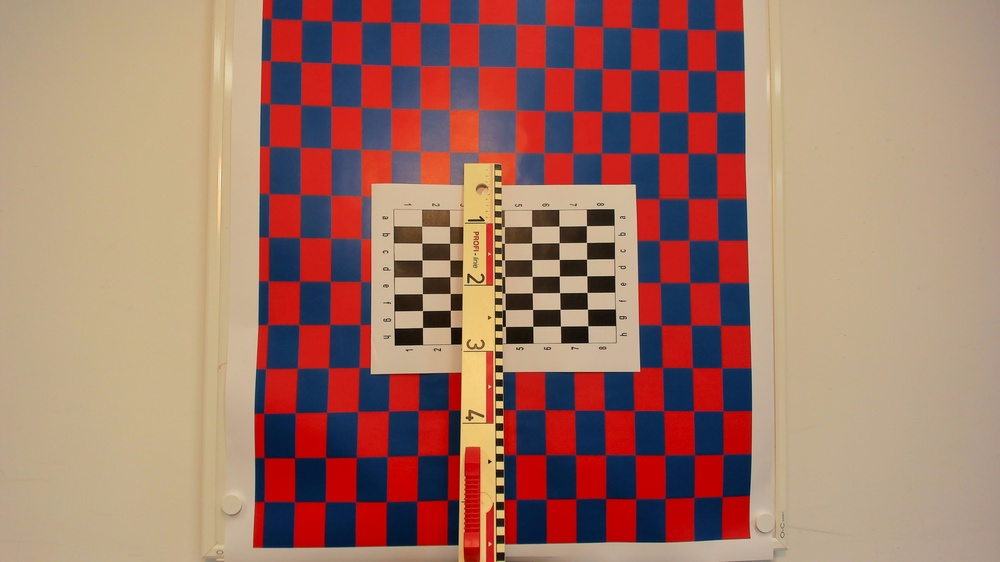
#> input picture data/cam_params_big_brett/front_original.jpg, 1000 x 562 px, shrunk from 3840 x 2160 before the run
$ python mask_background.py ../data/cam_params_big_brett ../data/cam_params_big_brett out
#> lines starting #> are read from the running program, lines starting #| are printed output that depends on the picture; after the words box and inside, x2 and y2 are one past the last pixel; in counts of white or black regions, pixels touching at a corner belong together
import os
import argparse
import numpy as np
from PIL import Image


def process_folders(image_dir, mask_dir, output_dir):
#> called with image_dir = '../data/cam_params_big_brett', mask_dir = '../data/cam_params_big_brett', output_dir = 'out'
    os.makedirs(output_dir, exist_ok=True)

    mask_map = {}
    for m in os.listdir(mask_dir):
        name, ext = os.path.splitext(m)
        if ext.lower() in (".png", ".jpg", ".jpeg"):
            mask_map[name] = m
#> pass 2 of the loop in process_folders, `for m in os.listdir(mask_dir):`:

    for img_filename in os.listdir(image_dir):
        base, img_ext = os.path.splitext(img_filename)
        if img_ext.lower() not in (".png", ".jpg", ".jpeg"):

            continue

        if base not in mask_map:
            print(f"Keine Maske gefunden für Bild: {img_filename}")
            continue

        image_path = os.path.join(image_dir, img_filename)
        mask_path = os.path.join(mask_dir, mask_map[base])

        img = Image.open(image_path).convert("RGB")
#> img is the input picture: PIL image 1000x562 RGB; mean R, G, B 162.4, 119, 104.9
        mask = Image.open(mask_path).convert("L")
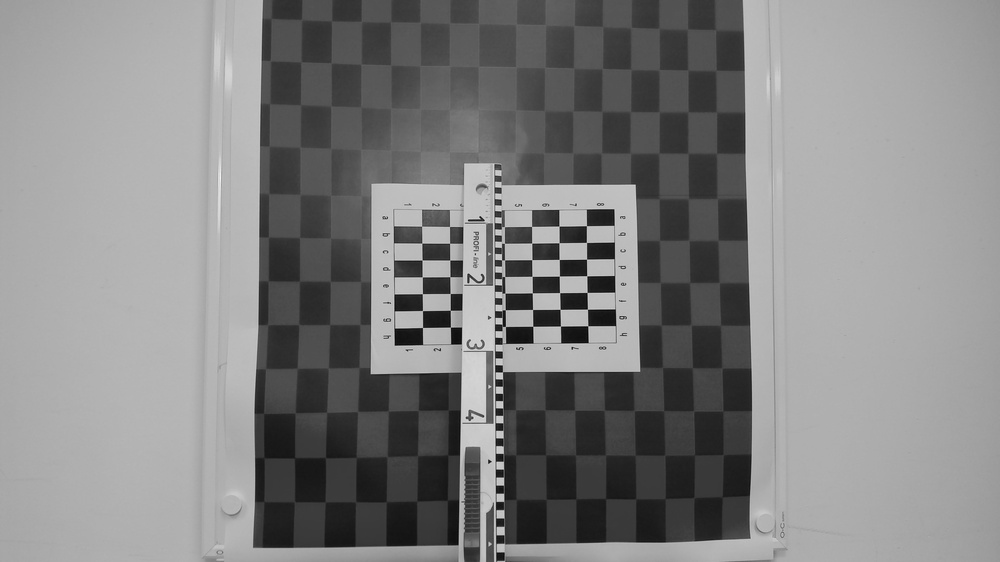
#> mask: PIL image 1000x562 L; min 3, max 244, mean 130.4

        img_np = np.array(img)
        mask_np = np.array(mask)

        mask_bool = mask_np > 0
#> mask_bool: shape (562, 1000) bool; every value is 1

        background = np.ones_like(img_np) * 255

        result_np = np.where(mask_bool[..., None], img_np, background)

        result_img = Image.fromarray(result_np.astype(np.uint8))
        output_path = os.path.join(output_dir, img_filename)
        result_img.save(output_path)

        print(f"Verarbeitet und gespeichert: {output_path}")
#> pass 2 of the loop in process_folders, `for img_filename in os.listdir(image_dir):`:
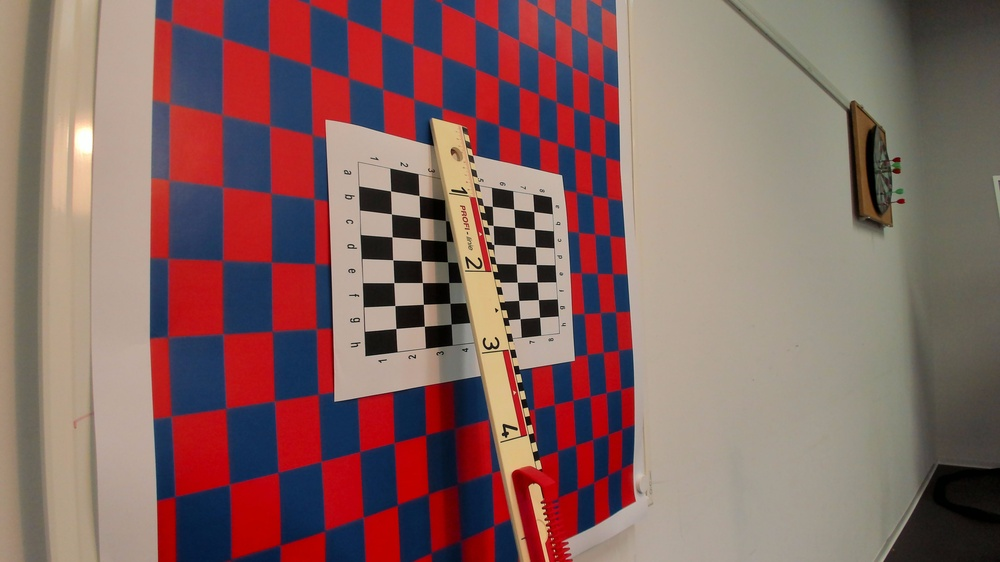
#> input picture data/cam_params_big_brett/left_original.jpg, 1000 x 562 px, shrunk from 3840 x 2160 before the run
#> in process_folders, img is the input picture: PIL image 1000x562 RGB; mean R, G, B 134.2, 101, 98
#> in process_folders, `mask = Image.open(mask_path).convert("L")`:
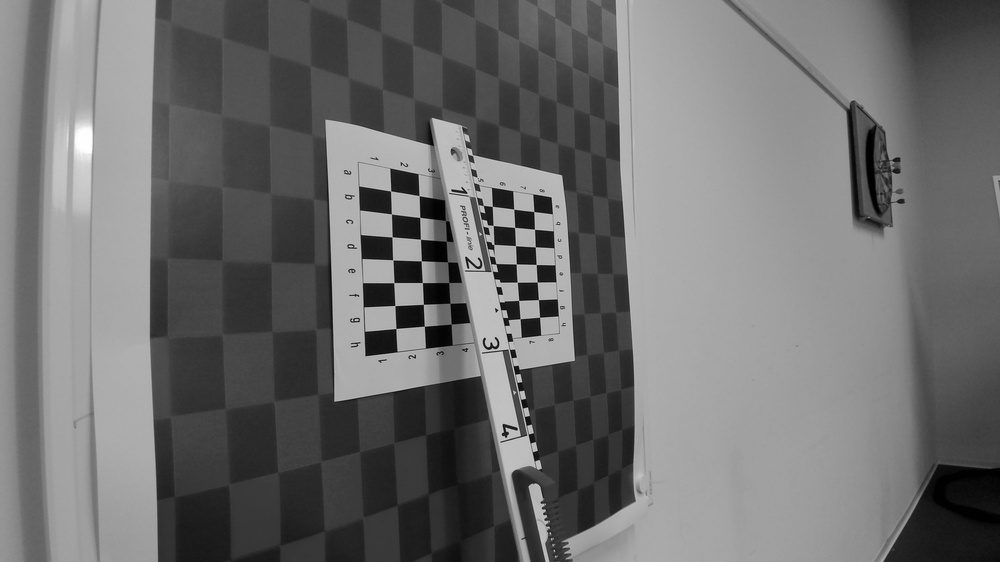
#> mask: PIL image 1000x562 L; min 0, max 255, mean 110.6
#> in process_folders, `mask_bool = mask_np > 0`:
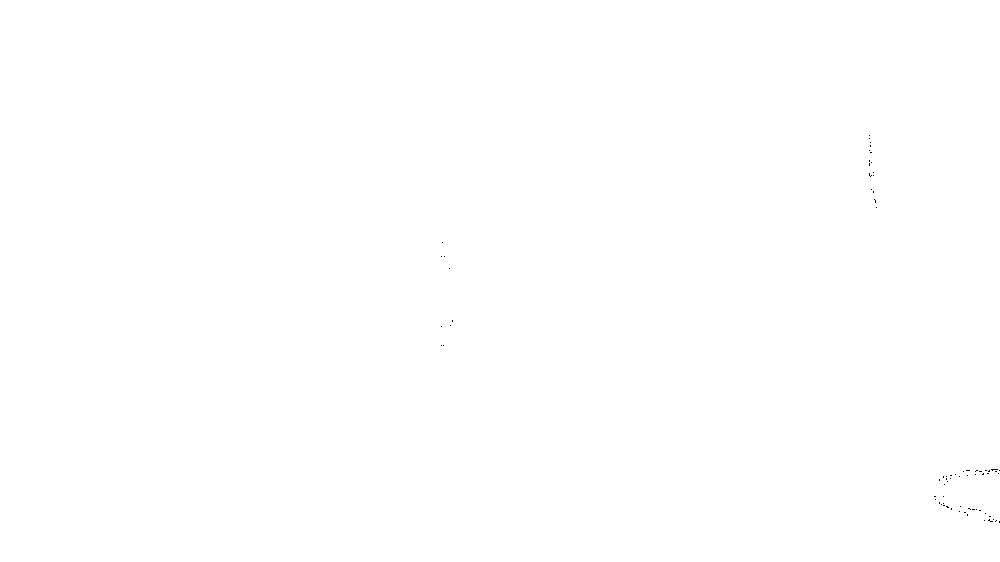
#> mask_bool: shape (562, 1000) bool; 100% white; black in thin lines or dots, all inside (x1, y1, x2, y2) = (441, 135, 1000, 523)


def main():
    parser = argparse.ArgumentParser(
        description="Wendet Segmentationsmasken auf Originalbilder an und füllt Hintergrund weiß. "
                    "Erweiterung für unterschiedliche Extensions (z. B. JPG vs. PNG)."
    )
    parser.add_argument("image_dir", help="Ordner mit den Originalbildern")
    parser.add_argument("mask_dir", help="Ordner mit den Segmentationsmasken")
    parser.add_argument("output_dir", help="Ordner zum Speichern der bearbeiteten Bilder")
    args = parser.parse_args()

    process_folders(args.image_dir, args.mask_dir, args.output_dir)
    print("Fertig! Alle Bilder wurden bearbeitet.")


if __name__ == "__main__":
    main()
